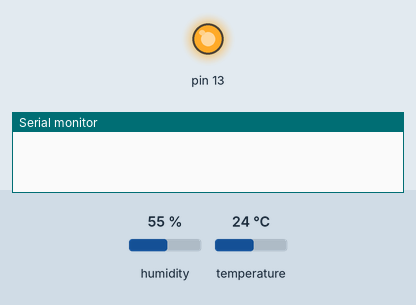
Recording of a sketch running on a simulated Arduino Uno, built with avr-gcc and run on an emulated ATmega328P. Parts: output pins drawn as LEDs (lit = HIGH), the last lines printed to the serial monitor. The test bench sets the inputs (shaded band); at power-on: humidity 55 %, temperature 24 °C. No radio packets arrive unless stated.

Above: at 0.5 s.
At 3.5 s:
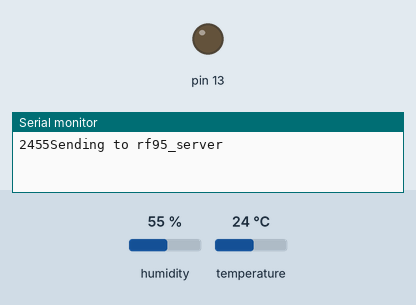
Timing chart, 0 to 7.9 s (numbered marks = the images above):
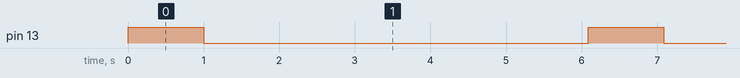

The sketch:

Lora_arduino.ino
```cpp
#include <SPI.h>
#include <RH_RF95.h>
#include "DHT.h"

#define DHTPIN A0     // what pin we're connected to
#define DHTTYPE DHT11  // DHT type
#define RF95_FREQ 434.0
DHT dht(DHTPIN, DHTTYPE);
int hum;  //Stores humidity value
int temp; //Stores temperature value

RH_RF95 rf95;

void setup()
{
  pinMode(13,OUTPUT);
  Serial.begin(9600);
  dht.begin();
  if (!rf95.init())
    Serial.println("init failed");
  // Defaults after init are 434.0MHz, 13dBm, Bw = 125 kHz, Cr = 4/5, Sf = 128chips/symbol, CRC on

  if (!rf95.setFrequency(RF95_FREQ)) {
    Serial.println("setFrequency failed");
    while (1);
  }

  rf95.setTxPower(18); //Transmission power of the Lora Module
}

void loop()
{  digitalWrite(13,HIGH);
   delay(1000);
   digitalWrite(13,LOW);
   delay(1000);
  temp = dht.readTemperature();
  hum = dht.readHumidity();
  String humidity = String(hum); //int to String
  String temperature = String(temp);
  String data = temperature + humidity;
  Serial.print(data);
  char d[5];
  data.toCharArray(d, 5); //String to char array
  Serial.println("Sending to rf95_server");
  rf95.send(d, sizeof(d));
  rf95.waitPacketSent();
  delay(4000);
}
```

Measured:
- by itself, pin 13: alternates HIGH for 1.0 s and LOW for 5.1 s
